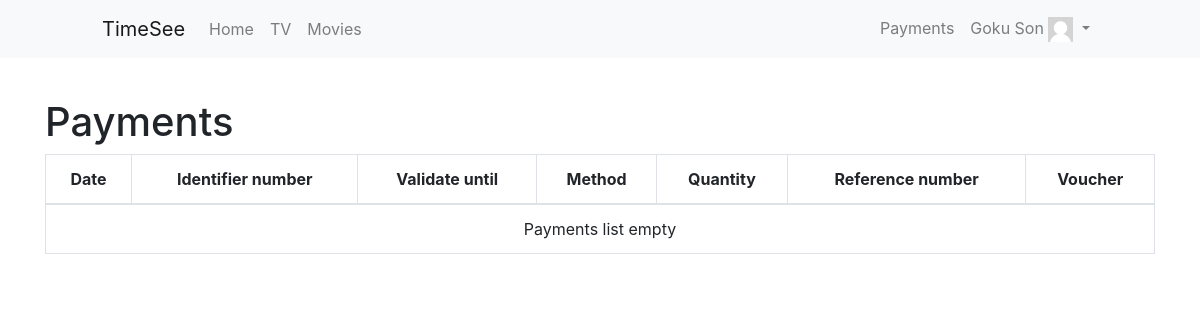
/payments/history/ (signed in), run on an earlier commit of the app's database.
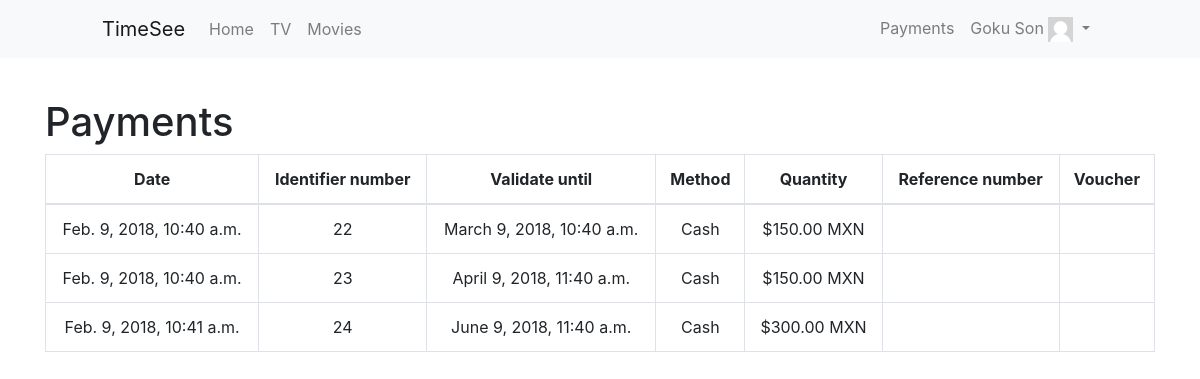
And on a later commit of the database.
### accounts/models.py (models this page shows, shortened)
class Profile(models.Model):
	country_choices = (
		("MX", "Mexico"),
		("USA", "United States of America"),
	)
	user = models.OneToOneField(User, on_delete=models.CASCADE)
	photo = models.ImageField(upload_to="users/%Y/%m/%d", blank=True, default="/userDefault.png")
	phone = models.CharField(max_length=13, blank=True, null=True)
	country = models.CharField(max_length=10, choices=country_choices)
	locked = models.BooleanField(default=False)
	monthly_payment = models.DecimalField(decimal_places=2, max_digits=5, null=True, blank=True)
	foreign_currency = models.CharField(max_length=10, null=True, blank=True)
	is_internet_client = models.BooleanField(default=False)
	free_trial_deadline = models.DateTimeField(null=True, blank=True)

### payments/models.py (models this page shows, shortened)
class Payment(models.Model):
	months_choices = [(i,i) for i in range((1),(13))]
	method_choices = (
		('Cash' , 'Cash'),
		('Deposit' , 'Deposit'),
	)
	user = models.ForeignKey(User, on_delete=models.CASCADE, related_name="user")
	quantity = models.DecimalField(decimal_places=2, max_digits=7)
	months = models.IntegerField(choices=months_choices, default=1)
	deadline = models.DateTimeField(null=True, blank=True)
	method = models.CharField(choices=method_choices, default="Cash", max_length=10)
	reference_number = models.CharField(max_length=30, null=True, blank=True)
	voucher = models.ImageField(upload_to="voucher/%Y/%m/%d", null=True, blank=True)
	created = models.DateTimeField(default=timezone.now)
	author = models.ForeignKey(User, on_delete=models.CASCADE, related_name="author", default=1)

### payments/views.py (the view, shortened to what this page needs)
# urls.py: url('history/(?P<pk>[-\w]+)/$', views.PaymentsListView.as_view(), name="PaymentsListClient"),
class PaymentsListView(View):
	@method_decorator(login_required)
	def get(self, request, pk=None):
		template_name = 'payments/list_payments.html'
		if request.user.is_staff:
			user = User.objects.get(pk=pk)
		else:
			user = User.objects.get(pk=request.user.pk)
		form = PaymentCreateForm(user=user, author=request.user)
		payments = Payment.objects.filter(user=user)
		context = {
			'user': user,
			'payments': payments,
			'form': form,
		}
		return render(request, template_name, context)

### payments/templates/payments/list_payments.html (shortened to what this page needs)
{%extends 'base.html'%}
{%block content%}
<div class="row">
	<div class="col-md-6">
		 <h1>Payments</h1>
	</div>
	<div class="col-12">
		<div class="table-responsive">
			<table class="table table-bordered text-center">
				<thead>
					<tr>
						<th>Date</th>
						<th>Identifier number</th>
						<th>Validate until</th>
						<th>Method</th>
						<th>Quantity</th>
						<th>Reference number</th>
						<th>Voucher</th>
					</tr>
				</thead>
				<tbody>
		{%for payment in payments%}
					<tr>
						<td>{{payment.created}}</td>
						<td>{{payment.pk}}</td>
						<td>{{payment.deadline}}</td>
						<td>{{payment.method}}</td>
						<td>${{payment.quantity}} {{user.profile.foreign_currency}}</td>
						<td>{%if payment.reference_number%}{{payment.reference_number}}{%endif%}</td>
						<td>{%if payment.voucher%}<a href="{{payment.voucher.url}}">See</a>{%endif%}</td>
					</tr>
		{%empty%}
					<tr>
						<td colspan="{%if request.user.is_staff%}8{%else%}9{%endif%}">Payments list empty</td>
					</tr>
		{%endfor%}
				</tbody>
			</table>
		</div>
	</div>
</div>
{%endblock content%}

### templates/base.html (shortened to what this page needs)
{% load static%}
<!DOCTYPE html>
<html lang="en">
	<head>
		<link rel="stylesheet" type="text/css" href="{%static '/css/styles.css'%}">
    <link rel="stylesheet" href="https://maxcdn.bootstrapcdn.com/bootstrap/4.0.0/css/bootstrap.min.css">
	</head>
	<body>
<nav class="navbar navbar-expand-lg navbar-light bg-light">
  <a class="navbar-brand" href="{%if request.user.is_authenticated == False%}{%url 'main:Main'%}{%endif%}">TimeSee</a>
  {%if request.user.is_authenticated%}
  <div class="collapse navbar-collapse" id="navbarTogglerDemo02">
    <ul class="navbar-nav mr-auto mt-2 mt-lg-0">
      <li class="nav-item">
        <a class="nav-link" href="{%url 'accounts:Home'%}">Home <span class="sr-only">(current)</span></a>
      </li>
      <li class="nav-item">
        <a class="nav-link {%if request.user.profile.locked == True%}btn disabled {%endif%}" href="{%url 'TV:ChannelsList'%}">TV</a>
      </li>
      <li class="nav-item">
        <a class="nav-link {%if request.user.profile.locked == True%}btn disabled {%endif%}" href="{%url 'Movies:MoviesList'%}">Movies</a>
      </li>
    </ul>
    <ul class="navbar-nav ml-auto">
    {%if request.user.is_staff is False%}
      <li class="nav-item">
        <a class="nav-link" href="{%url 'payments:PaymentsList'%}">Payments</a>
      </li>
    {%endif%}
      <li class="nav-item dropdown">
        <a class="nav-link dropdown-toggle" href="#" id="navbarDropdownMenuLink" data-toggle="dropdown" aria-haspopup="true" aria-expanded="false">
          {{request.user.get_full_name}}
          <img src="{{request.user.profile.photo.url}}" class="myphoto">
        </a>
      </li>
    </ul>
  </div>
  {%endif%}
</nav>
		<section class="container content">
			{%block content%}
			{%endblock content%}
		</section>
	</body>
</html>

### static/css/styles.css (style rules this page uses)
.content, .sub-title { padding-top: 40px; }
.myphoto { height: 25px; width: 25px; }
@media screen and (min-width: 992px) { .navbar-brand { padding-left: 86px; } }
@media screen and (min-width: 992px) { .ml-auto { padding-right: 86px; } }

What changed in the data, as far as the page shows it:
added Payment: created "Feb. 9, 2018, 10:40 a.m.", pk "22", deadline "March 9, 2018, 10:40 a.m.", method "Cash", quantity "150.00", {{ user.profile.foreign_currency }} "MXN"
added Payment: created "Feb. 9, 2018, 10:40 a.m.", pk "23", deadline "April 9, 2018, 11:40 a.m.", method "Cash", quantity "150.00", {{ user.profile.foreign_currency }} "MXN"
added Payment: created "Feb. 9, 2018, 10:41 a.m.", pk "24", deadline "June 9, 2018, 11:40 a.m.", method "Cash", quantity "300.00", {{ user.profile.foreign_currency }} "MXN"
Also different on the page:
text no longer shown: "Payments list empty"
